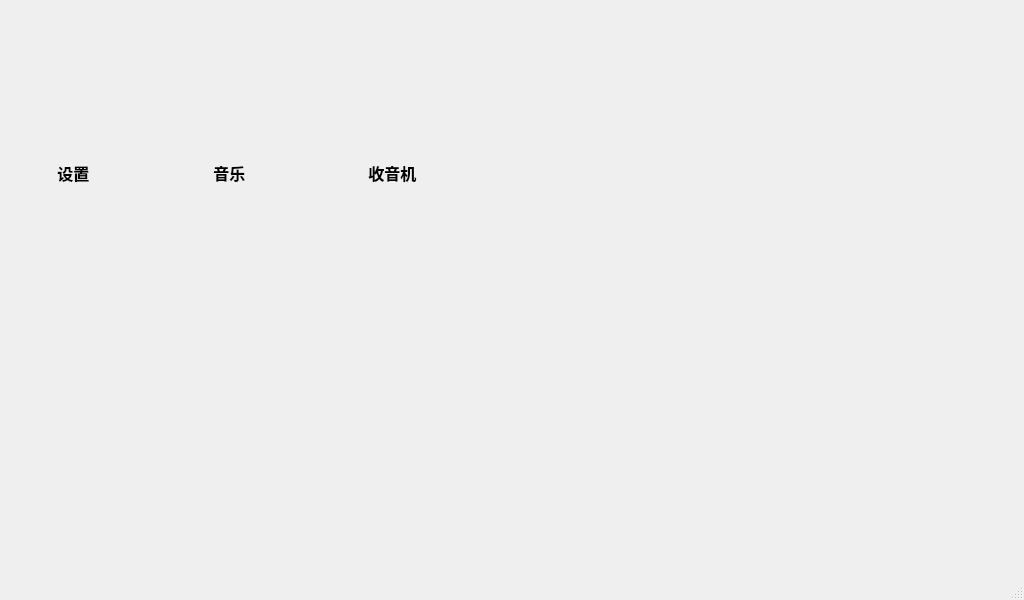
<?xml version="1.0" encoding="UTF-8"?>
<ui version="4.0">
 <class>MainWindow</class>
 <widget class="QMainWindow" name="MainWindow">
  <property name="geometry">
   <rect>
    <x>0</x>
    <y>0</y>
    <width>1024</width>
    <height>600</height>
   </rect>
  </property>
  <property name="windowTitle">
   <string>MainWindow</string>
  </property>
  <property name="styleSheet">
   <string notr="true">background-image: url(:/background/纯色背景.bmp);</string>
  </property>
  <widget class="QWidget" name="centralwidget">
   <widget class="QWidget" name="gridLayoutWidget">
    <property name="geometry">
     <rect>
      <x>20</x>
      <y>20</y>
      <width>461</width>
      <height>168</height>
     </rect>
    </property>
    <layout class="QGridLayout" name="gridLayout">
     <item row="0" column="0">
      <layout class="QVBoxLayout" name="verticalLayout">
       <item>
        <widget class="QPushButton" name="settingbtn">
         <property name="minimumSize">
          <size>
           <width>131</width>
           <height>131</height>
          </size>
         </property>
         <property name="maximumSize">
          <size>
           <width>131</width>
           <height>131</height>
          </size>
         </property>
         <property name="styleSheet">
          <string notr="true">background-image: url(:/set/setting.ico);</string>
         </property>
         <property name="text">
          <string/>
         </property>
         <property name="autoDefault">
          <bool>false</bool>
         </property>
         <property name="default">
          <bool>false</bool>
         </property>
         <property name="flat">
          <bool>true</bool>
         </property>
        </widget>
       </item>
       <item>
        <widget class="QLabel" name="label">
         <property name="font">
          <font>
           <family>Arial Black</family>
           <pointsize>12</pointsize>
           <weight>75</weight>
           <bold>true</bold>
          </font>
         </property>
         <property name="text">
          <string>         设置</string>
         </property>
         <property name="margin">
          <number>-1</number>
         </property>
        </widget>
       </item>
      </layout>
     </item>
     <item row="0" column="1">
      <layout class="QVBoxLayout" name="verticalLayout_2">
       <item>
        <widget class="QPushButton" name="musicbtn">
         <property name="minimumSize">
          <size>
           <width>131</width>
           <height>131</height>
          </size>
         </property>
         <property name="maximumSize">
          <size>
           <width>131</width>
           <height>131</height>
          </size>
         </property>
         <property name="styleSheet">
          <string notr="true">background-image: url(:/music/music.ico);</string>
         </property>
         <property name="text">
          <string/>
         </property>
         <property name="flat">
          <bool>true</bool>
         </property>
        </widget>
       </item>
       <item>
        <widget class="QLabel" name="label_3">
         <property name="font">
          <font>
           <family>Arial Black</family>
           <pointsize>12</pointsize>
           <weight>75</weight>
           <bold>true</bold>
          </font>
         </property>
         <property name="text">
          <string>         音乐</string>
         </property>
         <property name="margin">
          <number>-1</number>
         </property>
        </widget>
       </item>
      </layout>
     </item>
     <item row="0" column="2">
      <layout class="QVBoxLayout" name="verticalLayout_3">
       <item>
        <widget class="QPushButton" name="radiobtn">
         <property name="minimumSize">
          <size>
           <width>131</width>
           <height>131</height>
          </size>
         </property>
         <property name="maximumSize">
          <size>
           <width>131</width>
           <height>131</height>
          </size>
         </property>
         <property name="styleSheet">
          <string notr="true">background-image: url(:/radio/radio.ico);</string>
         </property>
         <property name="text">
          <string/>
         </property>
         <property name="flat">
          <bool>true</bool>
         </property>
        </widget>
       </item>
       <item>
        <widget class="QLabel" name="label_4">
         <property name="font">
          <font>
           <family>Arial Black</family>
           <pointsize>12</pointsize>
           <weight>75</weight>
           <bold>true</bold>
          </font>
         </property>
         <property name="text">
          <string>         收音机</string>
         </property>
         <property name="margin">
          <number>-1</number>
         </property>
        </widget>
       </item>
      </layout>
     </item>
    </layout>
   </widget>
  </widget>
  <widget class="QStatusBar" name="statusbar"/>
 </widget>
 <resources>
  <include location="icon/setting.qrc"/>
  <include location="icon/setting.qrc"/>
 </resources>
 <connections/>
</ui>
